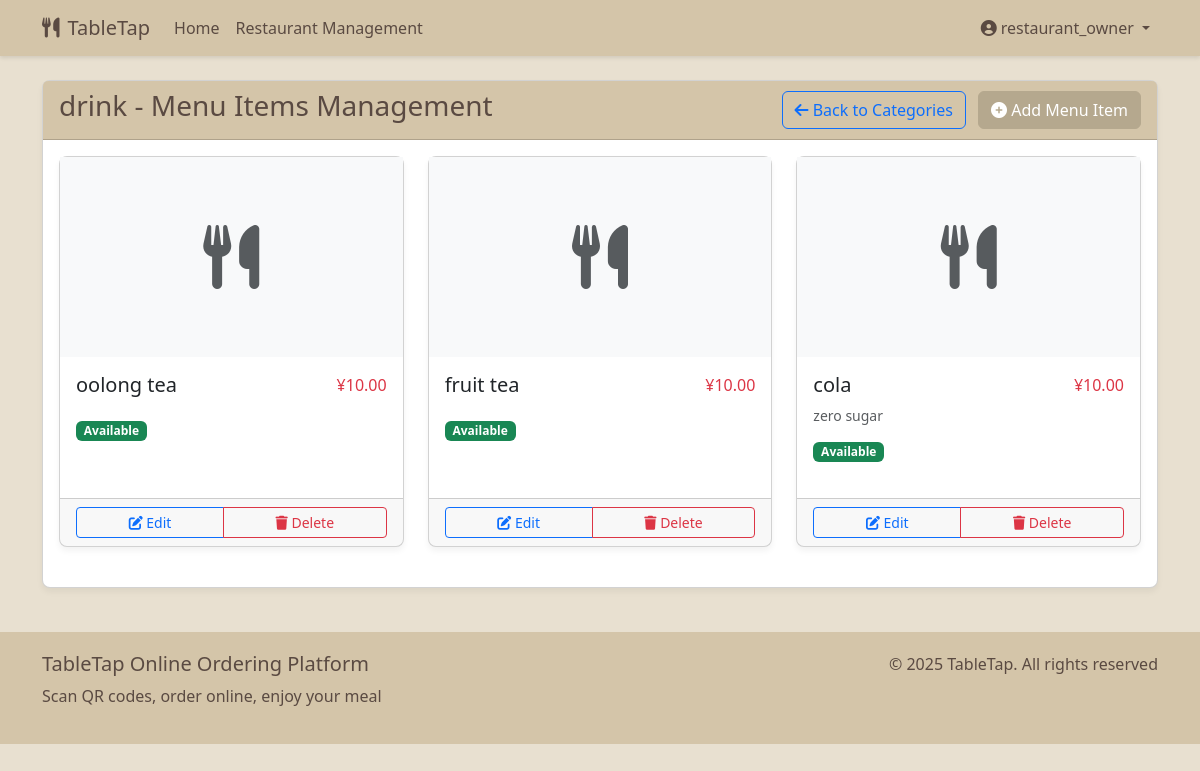
The page /menu/category/1/items/ (signed in) on the database its author committed.
### user/models.py (models this page shows, shortened)
class User(AbstractUser):
    USER_TYPE_CHOICES = (
        ('customer', 'Customer'),
        ('restaurant', 'Restaurant Owner'),
        ('admin', 'Administrator'),
    )
    user_type = models.CharField('User Type', max_length=10, choices=USER_TYPE_CHOICES, default='customer')
    phone = models.CharField('Phone Number', max_length=15, blank=True)
    class Meta:
        verbose_name = 'User'
        verbose_name_plural = 'Users'
    @property
    def is_restaurant_owner(self):
        return self.user_type == 'restaurant'

### menu/models.py (models this page shows, shortened)
class Category(models.Model):
    menu = models.ForeignKey(Menu, on_delete=models.CASCADE, related_name='categories')
    name = models.CharField('Category Name', max_length=100)
    description = models.TextField('Category Description', blank=True)
    order = models.PositiveSmallIntegerField('Order', default=0)
    is_active = models.BooleanField('Active Status', default=True)
    class Meta:
        verbose_name = 'Menu Category'
        verbose_name_plural = 'Menu Categories'
        ordering = ['order', 'id']

class MenuItem(models.Model):
    category = models.ForeignKey(Category, on_delete=models.CASCADE, related_name='items')
    name = models.CharField('Item Name', max_length=100)
    description = models.TextField('Item Description', blank=True)
    price = models.DecimalField('Price', max_digits=10, decimal_places=2)
    image = models.ImageField('Item Image', upload_to='menu_items/', blank=True, null=True)
    is_available = models.BooleanField('Available', default=True)
    is_featured = models.BooleanField('Featured', default=False)
    order = models.PositiveSmallIntegerField('Order', default=0)
    created_at = models.DateTimeField('Created Time', auto_now_add=True)
    updated_at = models.DateTimeField('Updated Time', auto_now=True)
    class Meta:
        verbose_name = 'Menu Item'
        verbose_name_plural = 'Menu Items'
        ordering = ['order', 'id']

### menu/views.py (the view)
# urls.py: path('category/<int:category_id>/items/', views.menu_item_list, name='menu_item_list'),
@login_required
def menu_item_list(request, category_id):
    category = get_object_or_404(Category, id=category_id)
    menu = category.menu
    restaurant = menu.restaurant
    if request.user != restaurant.owner and not request.user.is_superuser:
        return HttpResponseForbidden("You do not have permission to access this page")
    items = MenuItem.objects.filter(category=category)
    return render(request, 'menu/menu_item_list.html', {
        'restaurant': restaurant,
        'menu': menu,
        'category': category,
        'items': items
    })

### templates/menu/menu_item_list.html (shortened to what this page needs)
{% extends 'base.html' %}
{% block content %}
<div class="row mb-4">
    <div class="col-md-12">
        <div class="card">
            <div class="card-header">
                <div class="d-flex justify-content-between align-items-center">
                    <h3>{{ category.name }} - Menu Items Management</h3>
                    <div>
                        <a href="{% url 'menu:category_list' category.menu.id %}" class="btn btn-outline-primary me-2">
                            <i class="fas fa-arrow-left"></i> Back to Categories
                        </a>
                        <a href="{% url 'menu:menu_item_create' category.id %}" class="btn btn-primary">
                            <i class="fas fa-plus-circle"></i> Add Menu Item
                        </a>
                    </div>
                </div>
            </div>
            <div class="card-body">
                {% if items %}
                    <div class="row">
                        {% for item in items %}
                            <div class="col-md-4 mb-4">
                                <div class="card h-100">
                                    {% if item.image %}
                                        <img src="{{ item.image.url }}" class="card-img-top" alt="{{ item.name }}" style="height: 200px; object-fit: cover;">
                                    {% else %}
                                        <div class="bg-light d-flex justify-content-center align-items-center" style="height: 200px;">
                                            <i class="fas fa-utensils fa-4x text-muted"></i>
                                        </div>
                                    {% endif %}
                                    <div class="card-body">
                                        <div class="d-flex justify-content-between">
                                            <h5 class="card-title">{{ item.name }}</h5>
                                            <span class="text-danger">¥{{ item.price }}</span>
                                        </div>
                                        <p class="card-text text-muted small">{{ item.description|truncatechars:100 }}</p>
                                        <div class="d-flex">
                                            <span class="badge bg-{% if item.is_available %}success{% else %}danger{% endif %}">
                                                {% if item.is_available %}Available{% else %}Unavailable{% endif %}
                                            </span>
                                        </div>
                                    </div>
                                    <div class="card-footer">
                                        <div class="btn-group w-100">
                                            <a href="{% url 'menu:menu_item_update' item.id %}" class="btn btn-sm btn-outline-primary">
                                                <i class="fas fa-edit"></i> Edit
                                            </a>
                                            <a href="{% url 'menu:menu_item_delete' item.id %}" class="btn btn-sm btn-outline-danger">
                                                <i class="fas fa-trash"></i> Delete
                                            </a>
                                        </div>
                                    </div>
                                </div>
                            </div>
                        {% endfor %}
                    </div>
                {% endif %}
            </div>
        </div>
    </div>
</div>
{% endblock %}

### templates/base.html (shortened to what this page needs)
<!DOCTYPE html>
<html lang="en">
<head>
    <link href="https://cdn.jsdelivr.net/npm/bootstrap@5.3.0/dist/css/bootstrap.min.css" rel="stylesheet">
    <link rel="stylesheet" href="https://cdnjs.cloudflare.com/ajax/libs/font-awesome/6.0.0/css/all.min.css">
</head>
<body class="paper-texture">
    <nav class="navbar navbar-expand-lg navbar-light mb-4">
        <div class="container">
            <a class="navbar-brand" href="{% url 'restaurant:home' %}">
                <i class="fas fa-utensils me-2"></i>TableTap
            </a>
            <div class="collapse navbar-collapse" id="navbarNav">
                <ul class="navbar-nav me-auto">
                    <li class="nav-item">
                        <a class="nav-link" href="{% url 'restaurant:home' %}">Home</a>
                    </li>
                    {% if user.is_authenticated %}
                        {% if user.is_restaurant_owner %}
                        <li class="nav-item">
                            <a class="nav-link" href="{% url 'restaurant:dashboard' %}">Restaurant Management</a>
                        </li>
                        {% endif %}
                    {% endif %}
                </ul>
                <ul class="navbar-nav">
                    {% if user.is_authenticated %}
                        <li class="nav-item dropdown">
                            <a class="nav-link dropdown-toggle" href="#" id="navbarDropdown" role="button" data-bs-toggle="dropdown">
                                <i class="fas fa-user-circle me-1"></i>{{ user.username }}
                            </a>
                        </li>
                    {% endif %}
                </ul>
            </div>
        </div>
    </nav>
    <div class="container my-4">
        {% block content %}{% endblock %}
    </div>
    <footer class="footer mt-auto">
        <div class="container">
            <div class="row">
                <div class="col-md-6">
                    <h5>TableTap Online Ordering Platform</h5>
                    <p>Scan QR codes, order online, enjoy your meal</p>
                </div>
                <div class="col-md-6 text-md-end">
                    <p>&copy; {% now "Y" %} TableTap. All rights reserved</p>
                </div>
            </div>
        </div>
    </footer>
</body>
</html>

### templates/base.html (style rules this page uses)
:root { --kraft-color: #d4c5a9; --kraft-dark: #b5a88e; --kraft-light: #e8e0d0; --kraft-text: #5a4a42; }
body { background-color: var(--kraft-light); color: var(--kraft-text); font-family: 'Segoe UI', Tahoma, Geneva, Verdana, sans-serif; }
.navbar { background-color: var(--kraft-color); box-shadow: 0 2px 4px rgba(0,0,0,0.1); }
.navbar-brand, .nav-link { color: var(--kraft-text); }
.btn-primary { background-color: var(--kraft-dark); border-color: var(--kraft-dark); color: white; }
.card { background-color: white; border-radius: 8px; box-shadow: 0 4px 6px rgba(0,0,0,0.05); margin-bottom: 20px; }
.card-header { background-color: var(--kraft-color); color: var(--kraft-text); font-weight: bold; }
.footer { background-color: var(--kraft-color); color: var(--kraft-text); padding: 20px 0; margin-top: 30px; }
.paper-texture { position: relative; }
.paper-texture::before { content: ""; position: absolute; top: 0; left: 0; width: 100%; height: 100%; opacity: 0.1; pointer-events: none; }

### rows shown on the page
User: username "restaurant_owner"
Category: name "drink"
MenuItem: name "oolong tea", price "10.00", is_available "Available"
MenuItem: name "fruit tea", price "10.00", is_available "Available"
MenuItem: name "cola", price "10.00", description "zero sugar", is_available "Available"
